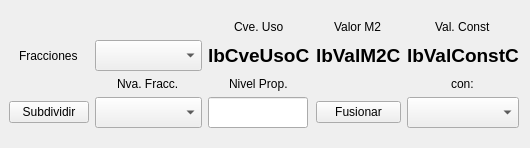
                   <widget class="QWidget" name="wFraccionP_2" native="true">
                    <layout class="QGridLayout" name="gridLayout_22">
                     <property name="leftMargin">
                      <number>9</number>
                     </property>
                     <property name="topMargin">
                      <number>20</number>
                     </property>
                     <property name="bottomMargin">
                      <number>20</number>
                     </property>
                     <item row="1" column="0" alignment="Qt::AlignHCenter">
                      <widget class="QLabel" name="label_81">
                       <property name="text">
                        <string>Fracciones</string>
                       </property>
                      </widget>
                     </item>
                     <item row="1" column="1">
                      <widget class="QComboBox" name="cmbFraccionesC">
                       <property name="font">
                        <font>
                         <pointsize>14</pointsize>
                         <weight>75</weight>
                         <bold>true</bold>
                        </font>
                       </property>
                       <property name="styleSheet">
                        <string notr="true">QComboBox QAbstractItemView::item { min-height: 25;}
QListView{color: black ; font-size: 16px; outline:none; font-weight:bold}QListView::item:selected { color: red; background-color: lightgray;}</string>
                       </property>
                      </widget>
                     </item>
                     <item row="2" column="1" alignment="Qt::AlignHCenter">
                      <widget class="QLabel" name="label_82">
                       <property name="text">
                        <string>Nva. Fracc.</string>
                       </property>
                      </widget>
                     </item>
                     <item row="3" column="0">
                      <widget class="QPushButton" name="btnSubdividirC">
                       <property name="text">
                        <string>Subdividir</string>
                       </property>
                      </widget>
                     </item>
                     <item row="3" column="1">
                      <widget class="QComboBox" name="cmbNvaFraccC">
                       <property name="font">
                        <font>
                         <pointsize>14</pointsize>
                         <weight>75</weight>
                         <bold>true</bold>
                        </font>
                       </property>
                       <property name="styleSheet">
                        <string notr="true">QComboBox QAbstractItemView::item { min-height: 25;}
QListView{color: black ; font-size: 16px; outline:none; font-weight:bold}QListView::item:selected { color: red; background-color: lightgray;}</string>
                       </property>
                      </widget>
                     </item>
                     <item row="1" column="2" alignment="Qt::AlignHCenter">
                      <widget class="QLabel" name="lbCveUsoC">
                       <property name="font">
                        <font>
                         <pointsize>14</pointsize>
                         <weight>75</weight>
                         <bold>true</bold>
                        </font>
                       </property>
                       <property name="text">
                        <string>lbCveUsoC</string>
                       </property>
                      </widget>
                     </item>
                     <item row="3" column="2">
                      <widget class="QLineEdit" name="leNivPropC">
                       <property name="maximumSize">
                        <size>
                         <width>100</width>
                         <height>16777215</height>
                        </size>
                       </property>
                       <property name="font">
                        <font>
                         <pointsize>14</pointsize>
                         <weight>75</weight>
                         <bold>true</bold>
                        </font>
                       </property>
                       <property name="maxLength">
                        <number>5</number>
                       </property>
                      </widget>
                     </item>
                     <item row="2" column="2" alignment="Qt::AlignHCenter">
                      <widget class="QLabel" name="label_83">
                       <property name="text">
                        <string>Nivel Prop.</string>
                       </property>
                      </widget>
                     </item>
                     <item row="0" column="2" alignment="Qt::AlignHCenter">
                      <widget class="QLabel" name="label_78">
                       <property name="text">
                        <string>Cve. Uso</string>
                       </property>
                      </widget>
                     </item>
                     <item row="3" column="3">
                      <widget class="QPushButton" name="btnFusionarC">
                       <property name="text">
                        <string>Fusionar</string>
                       </property>
                      </widget>
                     </item>
                     <item row="1" column="3" alignment="Qt::AlignHCenter">
                      <widget class="QLabel" name="lbValM2C">
                       <property name="font">
                        <font>
                         <pointsize>14</pointsize>
                         <weight>75</weight>
                         <bold>true</bold>
                        </font>
                       </property>
                       <property name="text">
                        <string>lbValM2C</string>
                       </property>
                      </widget>
                     </item>
                     <item row="1" column="4" alignment="Qt::AlignHCenter">
                      <widget class="QLabel" name="lbValConstC">
                       <property name="font">
                        <font>
                         <pointsize>14</pointsize>
                         <weight>75</weight>
                         <bold>true</bold>
                        </font>
                       </property>
                       <property name="text">
                        <string>lbValConstC</string>
                       </property>
                      </widget>
                     </item>
                     <item row="2" column="4" alignment="Qt::AlignHCenter">
                      <widget class="QLabel" name="label_84">
                       <property name="text">
                        <string>con:</string>
                       </property>
                      </widget>
                     </item>
                     <item row="3" column="4">
                      <widget class="QComboBox" name="cmbConC">
                       <property name="font">
                        <font>
                         <pointsize>14</pointsize>
                         <weight>75</weight>
                         <bold>true</bold>
                        </font>
                       </property>
                       <property name="styleSheet">
                        <string notr="true">QComboBox QAbstractItemView::item { min-height: 25;}
QListView{color: black ; font-size: 16px; outline:none; font-weight:bold}QListView::item:selected { color: red; background-color: lightgray;}</string>
                       </property>
                      </widget>
                     </item>
                     <item row="0" column="3" alignment="Qt::AlignHCenter">
                      <widget class="QLabel" name="label_79">
                       <property name="text">
                        <string>Valor M2</string>
                       </property>
                      </widget>
                     </item>
                     <item row="0" column="4" alignment="Qt::AlignHCenter">
                      <widget class="QLabel" name="label_80">
                       <property name="text">
                        <string>Val. Const</string>
                       </property>
                      </widget>
                     </item>
                    </layout>
                   </widget>
